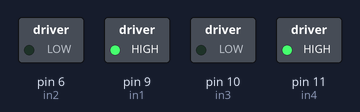
A sketch run on a simulated Arduino Uno, built with avr-gcc and run on an emulated ATmega328P. Parts: switched loads named in the sketch (green lamp = pin HIGH).

Above: at 0.1 s.
Timing chart, 0 to 1.6 s (numbered marks = the images above):
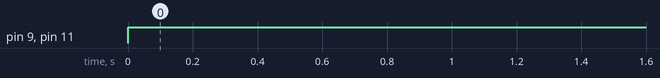

The sketch:

Motor_1.ino
```cpp
int in1 = 9;
int in2 = 6;
int in3 = 10;
int in4 = 11;

int RSpeed = 255;
int LSpeed = 255;

void setup() {

}

void loop() {
  analogWrite(in1, RSpeed);
  analogWrite(in2, 0);
  analogWrite(in3, 0);
  analogWrite(in4, LSpeed);
}
```

Measured:
- by itself, pin 9 (in1), pin 11 (in4): LOW → HIGH at 0.00 s
